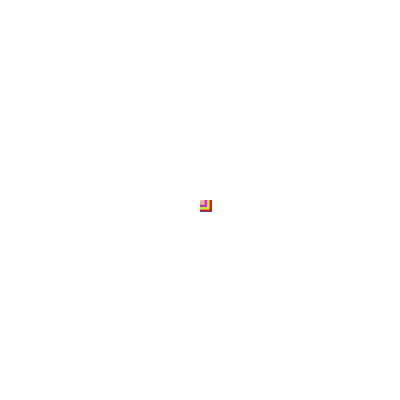
Frame 1 (no input)
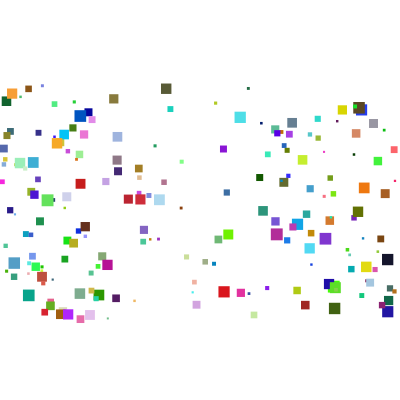
Frame 60 (the mouse pressed at the canvas centre just before this capture)
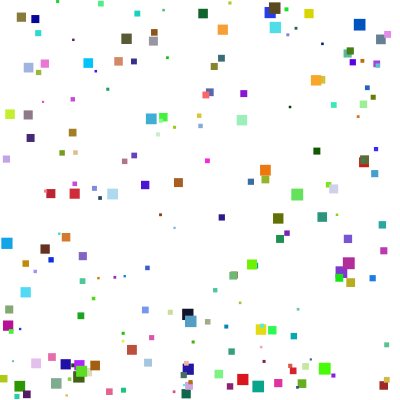
Frame 120 (the mouse held since frame 60 and released just before this capture)

The Processing sketch that drew these frames (run headless with seeded random() and noise(); from frame 60 on, the mouse is pressed at the canvas centre):

// Processing sketch: multiple_colored_boxes_animation_Collision_Detection_and_Timeou
// ── multiple_colored_boxes_animation_Collision_Detection_and_Timeou.pde
// Collision Detection and Timeout
int shapes = 200;
float[]speedX = new float[shapes];
float[]speedY = new float[shapes];
float[]x = new float[shapes];
float[]y = new float[shapes];
float[]w = new float[shapes];
float[]h = new float[shapes];
color[]colors = new color[shapes];
int timeLimit = 15;
void setup(){
size(400, 400);
frameRate(30);
noStroke();
// fill arrays will random values
for (int i=0; i<shapes; i++){
x[i]=width/2;
y[i]=height/2;
w[i]=random(2, 12);
h[i]=w[i];
colors[i]=color(random(255), random(255), random(255));
speedX[i] = random(-5, 5);
speedY[i] = random(-2, 2);
}
}
void draw(){
background(255);
for (int i=0; i<shapes; i++){
fill(colors[i]);
rect(x[i], y[i], w[i], h[i]);
x[i]+=speedX[i];
y[i]+=speedY[i];
// check display window edge collisions
if (x[i] > width-w[i]){
x[i] = width-w[i];
speedX[i]*=-1;
}
else if (x[i] < 0){
x[i] = 0;
speedX[i]*=-1;
}
else if (y[i] > height-h[i]){
y[i] = height-h[i];
speedY[i]*=-1;
}
else if (y[i] < 0){
y[i] = 0;
speedY[i]*=-1;
}
}
// stop draw when timelimit reached
if (millis() >= timeLimit*1000){
noLoop();
}
}
